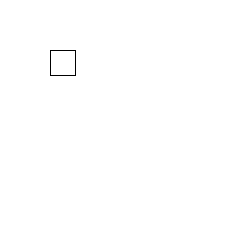
Frame 1 (no input)
Frame 60 (the mouse pressed at the canvas centre just before this capture): identical to frame 1, image omitted
Frame 120 (the mouse held since frame 60 and released just before this capture): identical to frame 1, image omitted

The Processing sketch that drew this single still picture (run headless with seeded random() and noise(); from frame 60 on, the mouse is pressed at the canvas centre):

// Processing sketch: processing_163647
// ── processing_163647.pde

int xAxis = 50;
int yAxis = 50;
void setup() 
{ 
size(250, 250); //Size of canvas
background(255); //set background white
}
void draw() 
{ 
rect(xAxis, yAxis, 25, 25);
}
void keyPressed()
{
if (key == CODED)
{
if (keyCode == LEFT)
{
xAxis -= 1;
fill(225,7,127);
}
else if (keyCode == RIGHT)
{
xAxis += 1;
fill(253,185,58);
}
else if (keyCode == UP)
{
yAxis -= 1;
fill(10,174,255);
}
else if (keyCode == DOWN)
{
yAxis += 1;
fill(173,255,23);
}
}

else
{
yAxis = 0;
xAxis = 0;
}

} 
